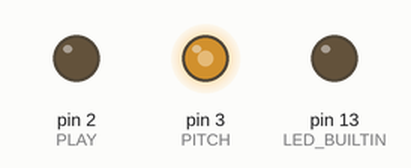
Recording of a sketch running on a simulated Arduino Uno, built with avr-gcc and run on an emulated ATmega328P. On the bench: output pins drawn as LEDs (lit = HIGH).

Above: at 0.19 s.
At 17.89 s:
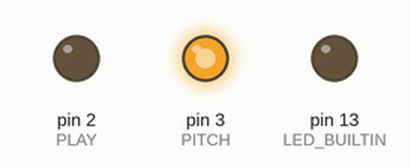
Timing chart, 0 to 40.0 s (numbered marks = the images above):
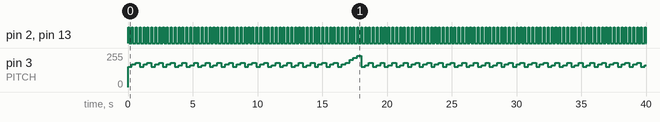

Measured:
- by itself, pin 2 (PLAY), pin 13 (LED_BUILTIN): alternates HIGH for 0.08 s and LOW for 0.22 s
- by itself, pin 3 (PITCH): 0/255 → 153/255 at 0.00 s, → 170/255 0.30 s later, → 182/255 0.30 s later, → 153/255 0.30 s later, … (134 changes in this stretch)

The sketch:

sketch_jul26a_seq.ino
```cpp
#include <ctype.h>
#include <math.h>

#define PLAY 2
#define PITCH 3
#define FUNCS 26
#define STACKMAX 16
#define DEBUG 0

const char song[] = "\
(M 0 4 7) \
(N 0 3 7) \
(O 12 16 19) \
(R M M M M) \
(S N N N N) \
(T M M M O) \
R S R S T S R S \
";

typedef enum {
  S_SCAN = 0,
  S_WANTTAG,
  S_WANTRPAREN
} State;

typedef struct {
  int sp;
  int stack[STACKMAX];
  int func[FUNCS];
  bool looped;
  State state;
} interp;

int next(interp *p) {
  bool isbuilding = false;
  int building = 0;
  while (1) {
    int i = p->stack[p->sp];
    char ch = song[i];
#if DEBUG
    Serial.print("Loop ");
    Serial.print(p->state);
    Serial.print("\n");
    Serial.print(p->sp);
    Serial.print(", ");
    Serial.print(i);
    Serial.print(", ");
    Serial.print(ch);
    Serial.print("\n");
#endif
    if (ch == '\0') {
      p->sp = 0; // In case of syntax error
      p->state = S_SCAN; // Ibid
      p->stack[p->sp] = 0;
      p->looped = true;
      if (isbuilding) // Mild code duplication :(
        return building;
      continue;
    } else switch (p->state) {
      case S_WANTTAG:
        if (isupper(ch))
          p->func[ch-'A'] = i+1;
        p->state = S_WANTRPAREN;
        break;

      case S_WANTRPAREN:
        if (ch == ')')
          p->state = S_SCAN;
        break;

      case S_SCAN:
        if (isdigit(ch)) {
          building *= 10;
          isbuilding = true;
          building += (ch - '0');
        } else {
#if DEBUG
          Serial.print("NOTDIGIT\n");
#endif
          if (isbuilding)
            return building;

          if (isupper(ch)) {
            p->sp++;
            p->stack[p->sp] = p->func[ch-'A'];
            continue;
          }

          switch (ch) {
            case '(':
              p->state = p->looped ? S_WANTRPAREN : S_WANTTAG;
              break;
            case ')':
              p->sp--;
              if (p->sp < 0)
                p->sp = 0;
              break;
            default:break;
          }
        }
        break;
    }
    p->stack[p->sp]++;
  }
}

static interp note;

void setup() {
  // put your setup code here, to run once:
  pinMode(LED_BUILTIN, OUTPUT);
  pinMode(PLAY, OUTPUT);
  pinMode(PITCH, OUTPUT);
#if DEBUG
  Serial.begin(9600);
#endif
}

void high() {
  digitalWrite(LED_BUILTIN, HIGH);
  digitalWrite(PLAY, HIGH);
}

void low() {
  digitalWrite(LED_BUILTIN, LOW);
  digitalWrite(PLAY, LOW);
}

static int i = 0, p = 0;
const int rate = 300;
const int highTime = 80;

static int octave = 255/5;

void loop() {
#if DEBUG
  Serial.print("Booted\n");
#endif
  int n = next(&note);

#if DEBUG
  Serial.print("Out\n");
#endif

  if (true) {
    int p = octave*3 + (octave*n)/12;

    analogWrite(PITCH, p);
    high();
    delay(highTime);
    low();
    delay(rate-highTime);
  } else {
    delay(rate);
  }
  i++;
  p++;
}
```
